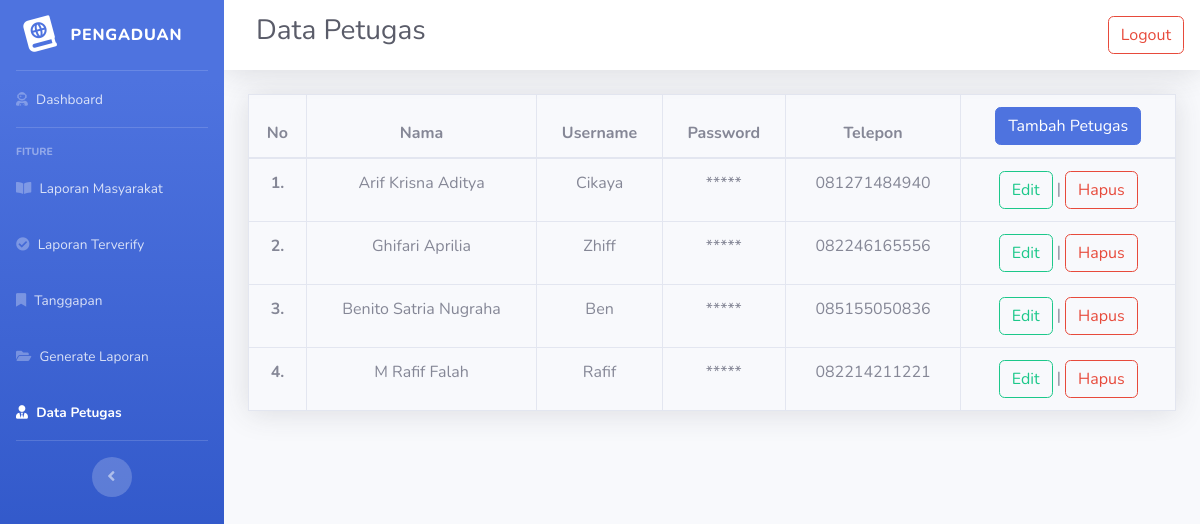
Screenshot of /src/admin/petugas.php with the database file from the repository.
### tables this page shows
CREATE TABLE `petugas` (
  `id_petugas` int(11) NOT NULL,
  `nama_petugas` varchar(35) NOT NULL,
  `username` varchar(25) NOT NULL,
  `password` varchar(32) NOT NULL,
  `telp` varchar(13) NOT NULL,
  `level` enum('admin','petugas') NOT NULL
);

### src/admin/petugas.php (the view, shortened to what this page needs)
<?php
require '../../public/app.php';
require '../layouts/header.php';
require '../layouts/navAdmin.php';
$result = mysqli_query($conn, "SELECT * FROM petugas WHERE level = 'petugas'");
?>
<table class="table table-bordered text-center shadow">
  <thead>
    <tr>
      <th scope="col">No</th>
      <th scope="col">Nama</th>
      <th scope="col">Username</th>
      <th scope="col">Password</th>
      <th scope="col">Telepon</th>
      <th scope="col">
        <a href="tambah.php" class="btn btn-primary">Tambah Petugas</a>
      </th>
    </tr>
  </thead>
  <tbody>
    <?php $i = 1; ?>
    <?php while ($row = mysqli_fetch_assoc($result)) : ?>
      <tr>
        <th scope="row"><?= $i; ?>.</th>
        <td><?= $row['nama_petugas']; ?></td>
        <td><?= $row['username']; ?></td>
        <td>*****</td>
        <td><?= $row['telp']; ?></td>
        <td>
          <a href="edit.php?id_petugas=<?= $row['id_petugas']; ?>" class="btn btn-outline-success">Edit</a> |
          <a href="hapus.php?id_petugas=<?= $row['id_petugas']; ?>" class="btn btn-outline-danger">Hapus</a>
        </td>
      </tr>
      <?php $i++; ?>
    <?php endwhile; ?>
  </tbody>
</table>

### rows the page displays
petugas: nama_petugas "Arif Krisna Aditya", username "Cikaya", telp "081271484940"
petugas: nama_petugas "Ghifari Aprilia", username "Zhiff", telp "082246165556"
petugas: nama_petugas "Benito Satria Nugraha", username "Ben", telp "085155050836"
petugas: nama_petugas "M Rafif Falah", username "Rafif", telp "082214211221"

### other values shown
$title "Data Petugas"
